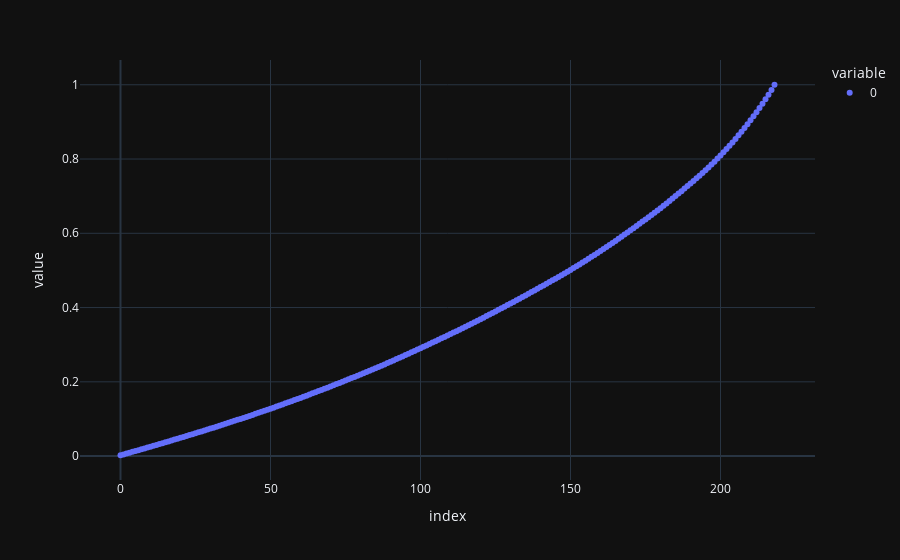

The code cell stored with this chart in its notebook:
### Code cell
import plotly.express as px
fig = px.scatter(np.cumsum(temp_ticker_distribution_pos[:,2][::-1]))
fig.update_layout(template="plotly_dark")

### Figure 1 — Plotly figure (JSON) as saved in the notebook; plotly's stock layout.template omitted (floating-point values rounded to 4 significant figures; data arrays with more than 128 entries replaced by an {"elided": "..."} marker saying what was removed)
{"data": [{"hovertemplate": "variable=0<br>index=%{x}<br>value=%{y}<extra></extra>", "legendgroup": "0", "marker": {"color": "#636efa", "symbol": "circle"}, "mode": "markers", "name": "0", "orientation": "v", "showlegend": true, "type": "scatter", "x": {"elided": "219 int values"}, "xaxis": "x", "y": {"elided": "219 float values"}, "yaxis": "y"}], "layout": {"legend": {"title": {"text": "variable"}, "tracegroupgap": 0}, "margin": {"t": 60}, "xaxis": {"anchor": "y", "domain": [0, 1], "title": {"text": "index"}}, "yaxis": {"anchor": "x", "domain": [0, 1], "title": {"text": "value"}}}}
